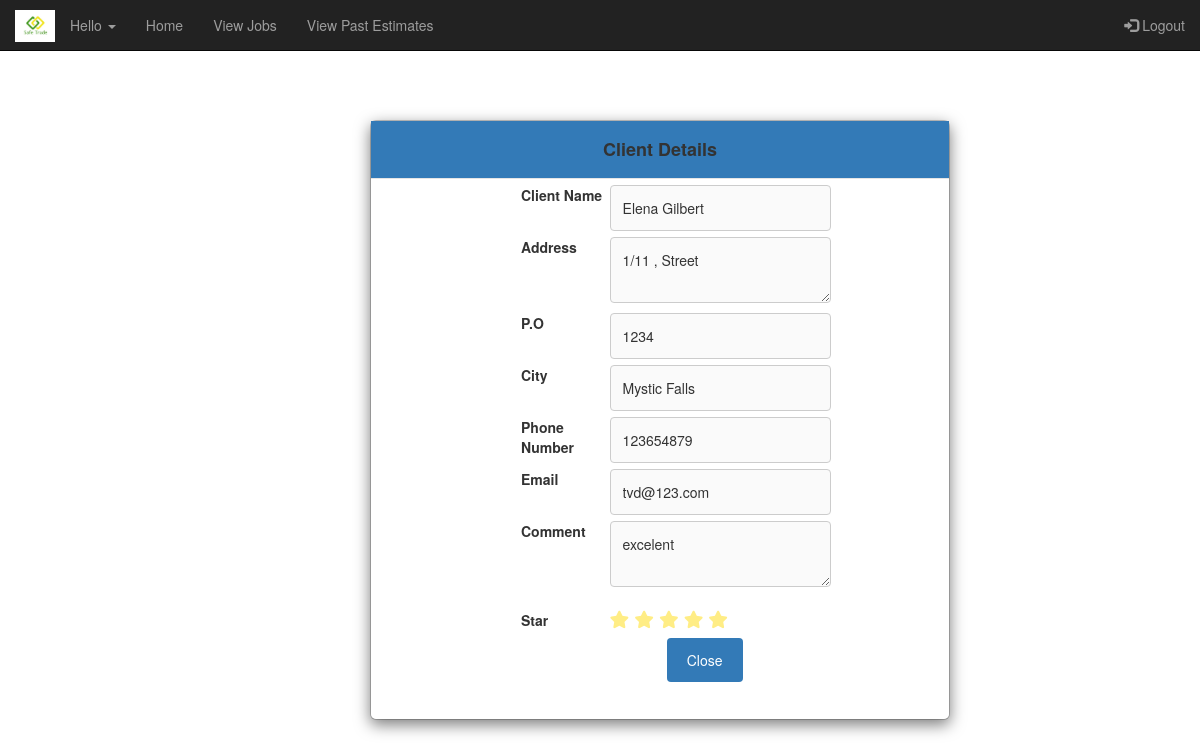
Page /showClientDetails.php?uid=19&jid=23 on the committed database.
### tables this page shows
CREATE TABLE `userdetails` (
  `UId` int(11) NOT NULL,
  `FirstName` tinytext NOT NULL,
  `LastName` tinytext NOT NULL,
  `Address` tinytext NOT NULL,
  `Suburb` tinytext NOT NULL,
  `City` tinytext NOT NULL,
  `PO` int(11) NOT NULL,
  `Phone` bigint(20) NOT NULL,
  `Email` varchar(50) NOT NULL,
  `Password` tinytext NOT NULL
);

CREATE TABLE `reviewdetails` (
  `rid` int(11) NOT NULL,
  `EstimateId` int(11) NOT NULL,
  `Comment` varchar(255) NOT NULL,
  `Rating` int(11) NOT NULL
);

### classes/User.php (called while the page is built, shortened)
<?php
class User{
  private $fname = "";
  private $lname = "";
  private $address = null;
  private $suburb = null;
  private $city = null;
  private $po = null;
  private $email = "";
  private $phone = null;
  public function __construct($uid, $fname, $lname,$address,$suburb,$city,$po, $phone,$email, $password){
    $this->fname = $fname;
    $this->lname = $lname;
    $this->address = $address;
    $this->suburb = $suburb;
    $this->city = $city;
    $this->po = $po;
    $this->email = $email;
    $this->phone = $phone;
  }
  public static function getByUserId($mysqli, $uid){
    $result = false;
    $sql = sprintf("select * from userdetails where UId='%s'", $uid);
    $qresult = $mysqli->query($sql);
    if ($qresult){
      if ($qresult->num_rows == 1){
        $row = $qresult->fetch_assoc();
        $user = new User($row['UId'], $row['FirstName'], $row['LastName'], $row['Address'], $row['Suburb'], $row['City'], $row['PO'], $row['Phone'],$row['Email'], $row['Password']);
        $result = $user;
      }
    }
    return $result;
  }
  public function getFName(){
    return $this->fname;
  }
  public function getLName(){
    return $this->lname;
  }
  public function getEmail(){
    return $this->email;
  }
  public function getPhone(){
    return $this->phone;
  }
  public function getAddress(){
    return $this->address;
  }
  public function getSuburb(){
    return $this->suburb;
  }
  public function getCity(){
    return $this->city;
  }
  public function getPo(){
    return $this->po;
  }
}
?>

### classes/Review.php (called while the page is built, shortened)
<?php
class Review{
  private $comment = "";
  public function __construct($rid, $eid,$comment, $rating){
    $this->comment = $comment;
      }
      public static function find($mysqli, $eid){
        $result = false;
        $sql1= sprintf("select * from estimatedetails where JobId=%s", $eid);
        $qqresult = $mysqli->query($sql1);
        if ($qqresult){
          if ($qqresult->num_rows == 1){
            $row = $qqresult->fetch_assoc();
            $estimateid= $row['EstimateId'];
          }
        }
        $sql = sprintf("select * from reviewdetails where EstimateId=%s", $estimateid);
        $qresult = $mysqli->query($sql);
        if ($qresult){
          if ($qresult->num_rows == 1){
            $row = $qresult->fetch_assoc();
            $review = new Review($row['rid'],$row['EstimateId'], $row['Comment'],$row['Rating']);
            $result = $review;
          }
        }
        return $result;
      }
  public function getComment(){
    return $this->comment;
  }
    }
    ?>

### showClientDetails.php (the view, shortened to what this page needs)
<?php
require_once("headers.php");
$user = User::getByUserId($mysqli, $_GET['uid']);
require_once("footer.php");
?>
<head>
     <link rel="stylesheet" href="https://maxcdn.bootstrapcdn.com/bootstrap/3.4.0/css/bootstrap.min.css">
</head>
<body>
               <div class="modal-content" style="height: 600px;width: 50%;margin-left: 350px;">
                    <div class="modal-header" style="text-align:center;background-color:#337ab7;">
                         <h4 class="modal-title"><b> Client Details</b></h4>
                    </div>
                         <div class="row"><div class="col-25"><label>Client Name </label></div> <div class="col-75"><input name="jtype" type="text" disabled value="<?php echo $user->getFName().' '.$user->getLName(); ?>"></div></div>
                         <div class="row"><div class="col-25"><label>Address</label></div> <div class="col-75"><textarea name="jdescription" disabled type="text" value=""><?php echo $user->getAddress().' , '.$user->getSuburb();?></textarea></div></div>
                         <div class="row"><div class="col-25"><label>P.O</label></div> <div class="col-75"><input name="crange" type="text" disabled value="<?php echo $user->getPO();?>"></div></div>
                         <div class="row"><div class="col-25"><label>City</label></div> <div class="col-75"><input name="sdate" type="text" disabled value="<?php echo $user->getCity();?>"></div> </div>
                         <div class="row"><div class="col-25"><label>Phone Number</label></div> <div class="col-75"><input name="edate" type="text" disabled value="<?php echo $user->getPhone();?>"></div></div>
                         <div class="row"><div class="col-25"><label>Email </label></div> <div class="col-75"><input name="mcost" type="text" disabled value="<?php echo $user->getEmail();?>"></div></div>
                         <?php $r = Review::find($mysqli, $_GET['jid']);
                         $five="";
                         $four="";
                         $three="";
                         $two="";
                         $one="";
                         ?>
                         <div class="row"><div class="col-25"><label>Comment</label></div> <div class="col-75"><textarea name="comment" disabled type="text" value=""><?php if($r){ echo $r->getComment();}?></textarea></div></div>
                         <div class="row"><div class="col-25"><label  style="margin-top:13px">Star</label></div> <div class="col-75">
                         <p>
                    <fieldset class="rating">
                    <?php
                    if($r){
                    $rr= $r->getRating();
                    if ($rr==5){
                      $five="checked";
                    }
                  }
                    ?>
                        <input type="radio" id="star5" name="rating" value="5" <?php echo $five; ?>/><label class = "full" for="star5" title="Awesome - 5 stars"></label>
                        <input type="radio" id="star4" name="rating" value="4" <?php echo $four; ?>/><label class = "full" for="star4" title="Pretty good - 4 stars"></label>
                        <input type="radio" id="star3" name="rating" value="3" <?php echo $three; ?>/><label class = "full" for="star3" title="Meh - 3 stars"></label>
                        <input type="radio" id="star2" name="rating" value="2" <?php echo $two; ?>/><label class = "full" for="star2" title="Kinda bad - 2 stars"></label>
                        <input type="radio" id="star1" name="rating" value="1" <?php echo $one; ?>/><label class = "full" for="star1" title="Sucks big time - 1 star"></label>
                    </fieldset>
                    </p>
                        </div></div>
                         <div class="row"><div class="col-75">
                         <?php $tid= $_SESSION['tid']; ?>
                         <div class="link"><?php echo "<a style=\"color:white;\" href=\"viewPastEstimates.php?tid=".$tid."\" >Close</a>";?></div>
                         </div></div>
               </div>
</body>
</html>

### headers.php (style rules this page uses)
.col-25 { float: left; width: 20%; margin-top: 6px; }

### showClientDetails.php (style rules this page uses)
* { box-sizing: border-box; }
input[type=text], select, textarea { width: 100%; padding: 12px; border: 1px solid #ccc; border-radius: 4px; resize: vertical; }
input[type=number], select, textarea { width: 100%; padding: 12px; border: 1px solid #ccc; border-radius: 4px; resize: vertical; }
input[type=date], select, textarea { width: 100%; padding: 12px; border: 1px solid #ccc; border-radius: 4px; resize: vertical; }
label { padding: 12px 12px 12px 0; display: inline-block; }
.link { background-color: #337ab7; color: white; padding: 12px 20px; border: none; border-radius: 4px; cursor: pointer; float: right; margin-left: 25px; }
.col-25 { float: left; width: 20%; margin-top: 6px; }
.col-75 { float: left; width: 50%; margin-top: 6px; }
.row:after { content: ""; display: table; clear: both; }
.row { margin-left:150px; }
fieldset, label { margin: 0; padding: 0; }
body { margin: 20px; }
.rating { border: none; float: left; }
.rating > label:before { margin-right: 5px; font-size: 1.25em; font-family: FontAwesome; display: inline-block; content: "\f005"; }
.rating > label { color: #ddd; float: right; }
.rating > input:checked ~ label, .rating > input:checked ~ label:hover ~ label { color: #FFED85; }

### rows in the picture
userdetails: jtype "Elena Gilbert", jdescription "1/11 , Street", crange "1234", sdate "Mystic Falls", edate "123654879", mcost "tvd@123.com"
reviewdetails: comment "excelent"
